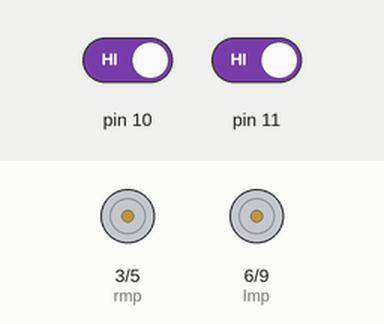
Simulated run of this sketch. Board: Arduino Uno, built with avr-gcc and run on an emulated ATmega328P. On the bench: motor-driver pin pairs drawn as motors (green arrow = first pin HIGH = forward, orange = second pin HIGH = backward, longer = more drive). The test bench sets the inputs (shaded band); at power-on: pin 10 HIGH, pin 11 HIGH.

Above: at 1.2 s.
1.3 s: pin 10 driven LOW
At 1.9 s:
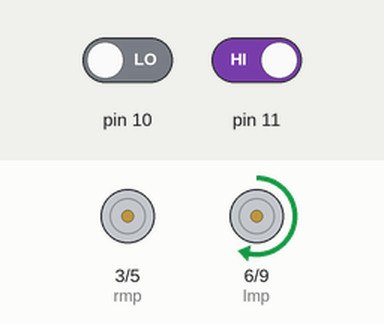
2.8 s: pin 11 driven LOW
At 4.0 s:
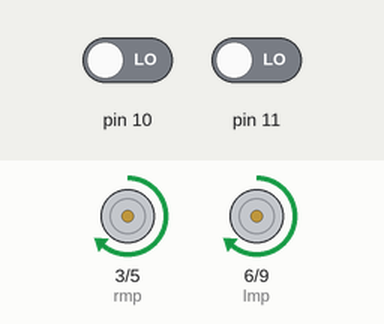
4.3 s: pin 10 driven HIGH
At 5.4 s:
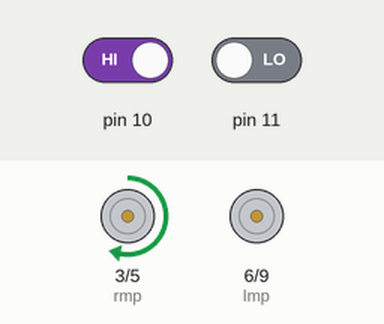
Timing chart, 0 to 7.3 s (numbered marks = the images above; inputs shaded):
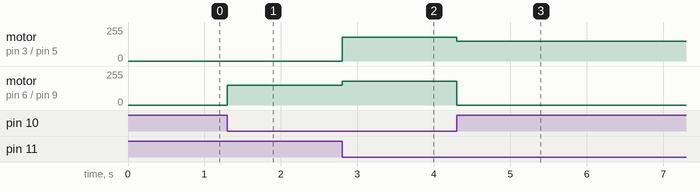

Measured:
- after the input at 1.3 s, motor on pin 6 (lmp) / pin 9 (lmn): stopped → forward 150/255 at once
- after the input at 2.8 s, motor on pin 3 (rmp) / pin 5 (rmn): stopped → forward 180/255 at once; motor on pin 6 (lmp) / pin 9 (lmn): forward 150/255 → forward 180/255 at once
- after the input at 4.3 s, motor on pin 3 (rmp) / pin 5 (rmn): forward 180/255 → forward 150/255 at once; motor on pin 6 (lmp) / pin 9 (lmn): forward 180/255 → stopped at once

The sketch:

line-2-anaalog.ino
```cpp
int lmp=6;
int lmn=9;
int rmp=3;
int rmn=5;
void setup() {
 // put your setup code here, to run once:

 pinMode(rmp,OUTPUT);
 pinMode(rmn,OUTPUT);
 pinMode(lmp,OUTPUT);
 pinMode(lmn,OUTPUT);
 pinMode(10,INPUT);
 pinMode(11,INPUT);
}
void loop() {
int irleft=digitalRead(10);
int irright=digitalRead(11);
 if(irleft==0 && irright==0)
 {
analogWrite(rmp,180);
 analogWrite(rmn,0);
 analogWrite(lmp,180);
 analogWrite(lmn,0);
 }
 else if(irleft==0 && irright==1)
 {
analogWrite(rmp,0);
 analogWrite(rmn,0);
 analogWrite(lmp,150);
 analogWrite(lmn,0);
 }
 else if(irleft==1 && irright==0)
 {
analogWrite(rmp,150);
 analogWrite(rmn,0);
 analogWrite(lmp,0);
 analogWrite(lmn,0);
 }
 else if(irleft==1 && irright==1)
 {
analogWrite(rmp,0);
 analogWrite(rmn,0);
 analogWrite(lmp,0);
 analogWrite(lmn,0);
 }
}
/* Infinity line follower(black on white)
int lmp=6;
int lmn=9;
int rmp=3;
int rmn=5;
void setup() {
 // put your setup code here, to run once:

 pinMode(rmp,OUTPUT);
 pinMode(rmn,OUTPUT);
 pinMode(lmp,OUTPUT);
 pinMode(lmn,OUTPUT);
 pinMode(10,INPUT);
 pinMode(11,INPUT);
}
void loop() {
int irleft=digitalRead(10);
int irright=digitalRead(11);
 if(irleft==1 && irright==1)
 {analogWrite(rmp,207);
 analogWrite(rmn,0);
 analogWrite(lmp,207);
 analogWrite(lmn,0);
 }
 else if(irleft==0 && irright==1)
 {analogWrite(rmp,0);
 analogWrite(rmn,0);
 analogWrite(lmp,207);
 analogWrite(lmn,0);
 }
 else if(irleft==1 && irright==0)
 {analogWrite(rmp,207);
 analogWrite(rmn,0);
 analogWrite(lmp,0);
 analogWrite(lmn,0);
 }
 else if(irleft==0 && irright==0)
 {analogWrite(rmp,207);
 analogWrite(rmn,0);
 analogWrite(lmp,207);
 analogWrite(lmn,0);
 }
}*/
```
